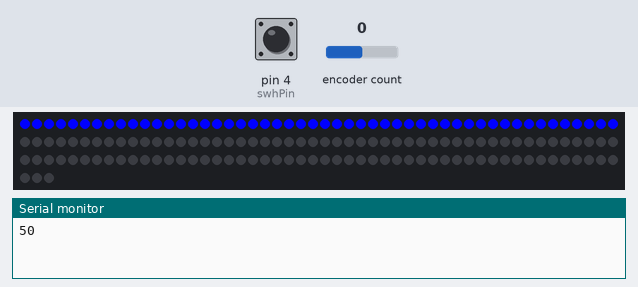
Bench run of a sketch on a simulated Teensy 3. On the bench: 153 RGB LEDs in strip order, left to right, continuing on the next row, the last lines printed to the serial monitor. The inputs (shaded band) are chosen by the test bench; at power-on: pin 4 (swhPin) HIGH, encoder count 0. Dim RGB values are drawn brighter than linear; the local clock reads 2024-03-15 10:24:30 at power-on unless the sketch sets it.

Above: at 1.2 s.
1.3 s: pin 4 (swhPin) pulled LOW for 0.15 s
At 2.2 s:
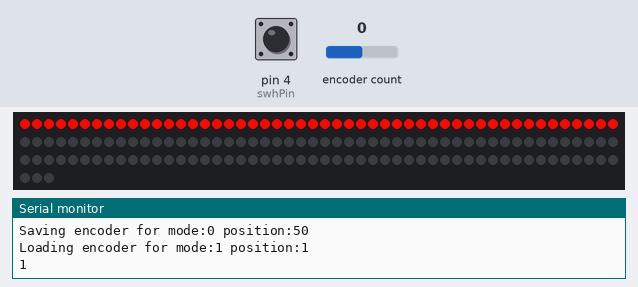
2.9 s: encoder count set to 1
4.4 s: encoder count set to 5
At 5.0 s:
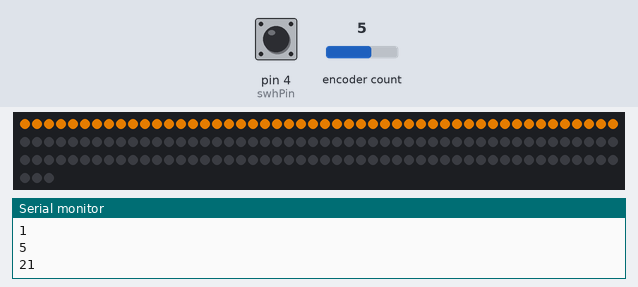
5.9 s: encoder count set to 9
At 6.5 s:
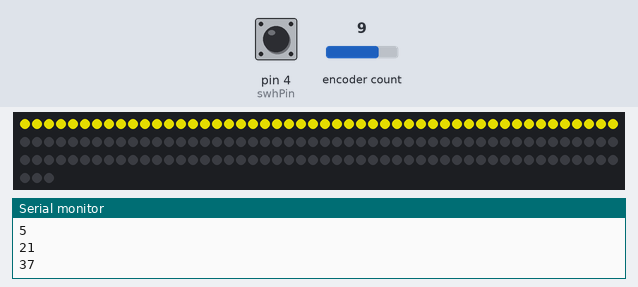
7.4 s: encoder count set to 13
At 7.9 s:
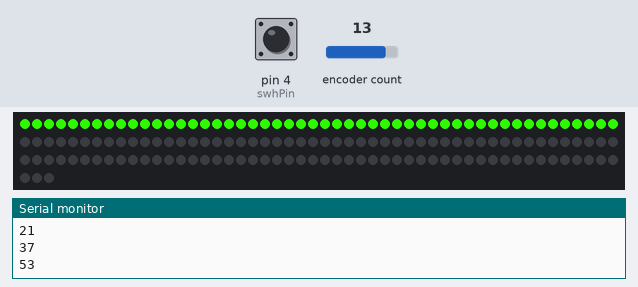
8.9 s: pin 4 (swhPin) pulled LOW for 1 s
At 10.7 s:
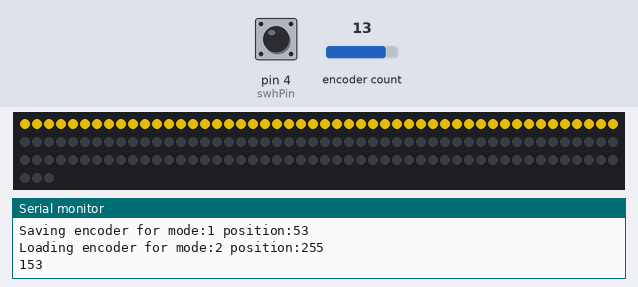
Timing chart, 0 to 12.2 s (numbered marks = the images above; inputs shaded):
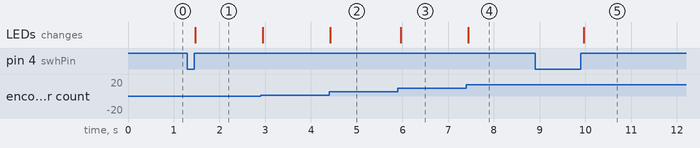

The sketch:

encoder_rebuild.ino
```cpp
/*** ENCODER ***/
int aPin = 3;  // Encoder A pin, D3 is external interrupt 1
int bPin = 2;  // Encoder B pin, D2 is external interrupt 0
#include <Encoder.h>
Encoder myEnc(bPin, aPin);
int encoderSteps = 153;
long oldPosition = -999;
long newPosition = 50;
int encoderMode = 2;
int encoderModeMax = 2;
int encoderModeValues[3] = {100, 1, 255};

/*** BUTTON ***/
int swhPin = 4;  // Encoder's switch pin
long lastButtonPress = 1000000000;
volatile int buttonPressed = 1;
long buttonPressTimeout = 170;

/*** LEDS ***/
#include "FastLED.h"
#define NUM_LEDS 153
#define DATA_PIN 11
#define CLOCK_PIN 13
CRGB leds[NUM_LEDS];
CRGB currentColor = CRGB::Blue;

/*** TIME ***/
#include <Time.h>

void setup()
{
  Serial.begin(9600);
  setupButton();
  setupRtc();
  setupLeds();
}

void setupButton()
{
  lastButtonPress = 0;
  buttonPressed = 0;
  encoderMode = 0;
  pinMode(swhPin, INPUT);
  attachInterrupt(swhPin, buttonPress, RISING);
}

void setupRtc()
{
  setSyncProvider(getTeensy3Time);
  unsigned long t = 1401393985 + 30;
  Teensy3Clock.set(t);
  setTime(t);
}

void setupLeds()
{
  FastLED.addLeds<WS2801, DATA_PIN, CLOCK_PIN, RBG>(leds, NUM_LEDS);
  myEnc.write(newPosition);
}

time_t getTeensy3Time()
{
  return Teensy3Clock.get();
}

void loop()
{
  int queueEncoderHandler = 0;
  if (buttonPressed == 1) {
    onButtonPress();
    queueEncoderHandler = 1;
  }

  newPosition = min(max(myEnc.read(), 0), encoderSteps);

  // Reset internal encoder counter
  if (newPosition == 0 || newPosition == encoderSteps) {
    myEnc.write(newPosition);
  }

  // Call program on encoder move
  if (newPosition != oldPosition || queueEncoderHandler) {
    oldPosition = newPosition;
    onEncoderChange();
  }

  delay(70);
}

void onEncoderChange()
{
  Serial.println(newPosition);
  encoderModeMax = 2;

  float percent = (float) newPosition / encoderSteps;

  switch(encoderMode) {
    case 0:
      return bargraph(percent);
    case 1:
      return cycleColor(percent);
    case 2:
      return changeBrightness(percent);
    default:
      return bargraph(percent);
  }
}

void buttonPress()
{
  buttonPressed = 1;
}

void onButtonPress()
{
  buttonPressed = 0;

  if (millis() - lastButtonPress < buttonPressTimeout) {
    //Serial.println("Press rejected");
    return;
  }
  lastButtonPress = millis();

  // Increment encoder mode limiting to encoderModeMax
  encoderMode = (encoderMode + 1) % (encoderModeMax + 1);

  //Serial.println(encoderModeMax);
  Serial.print("Button mode: ");
  Serial.println(encoderMode);
  buttonPressed = 0;

  int prevMode = getPreviousEncoderMode();

  /* Save last mode's encoder state */
  encoderModeValues[prevMode] = newPosition;
  Serial.print("Saving encoder for mode:");
  Serial.print(prevMode);
  Serial.print(" position:");
  Serial.println(newPosition);

  /* Load encoder state for newly loaded mode */
  myEnc.write(encoderModeValues[encoderMode]);
  Serial.print("Loading encoder for mode:");
  Serial.print(encoderMode);
  Serial.print(" position:");
  Serial.println(encoderModeValues[encoderMode]);
}

int getPreviousEncoderMode()
{
  if (encoderMode > 0) {
      return encoderMode - 1;
  }
  return encoderModeMax;
}

void bargraph(float percent)
{
  //Serial.print("Bargraph ");
  int lightUp;
  if (encoderMode == 0) {
    lightUp = round(NUM_LEDS * percent);
  } else {
    lightUp = round(NUM_LEDS * encoderModeValues[0] / encoderSteps);
  }

  //Serial.print(lightUp);
  for(int dot = 0; dot < NUM_LEDS; dot++) {
      if (dot < lightUp) {
            leds[dot] = currentColor;
      } else {
            leds[dot] = CRGB::Black;
      }
    }

  FastLED.show();
  //Serial.println("");
}

void cycleColor(float percent)
{
  encoderModeValues[1] = round(percent * 255);
  currentColor = CHSV(encoderModeValues[1], 255, encoderModeValues[2]);
  bargraph(1.0);
}

void changeBrightness(float percent)
{
  encoderModeValues[2] = round(percent * 255);
  currentColor = CHSV(encoderModeValues[1], 255, encoderModeValues[2]);
  bargraph(1.0);
}
```

Measured:
- after the input at 1.3 s, the LEDs: change after 0.17 s (image 1)
- after the input at 4.4 s, the LEDs: change at once (image 2)
- after the input at 5.9 s, the LEDs: change after 0.06 s (image 3)
- after the input at 7.4 s, the LEDs: change at once (image 4)
- after the input at 8.9 s, the LEDs: change after 1.1 s (image 5)
